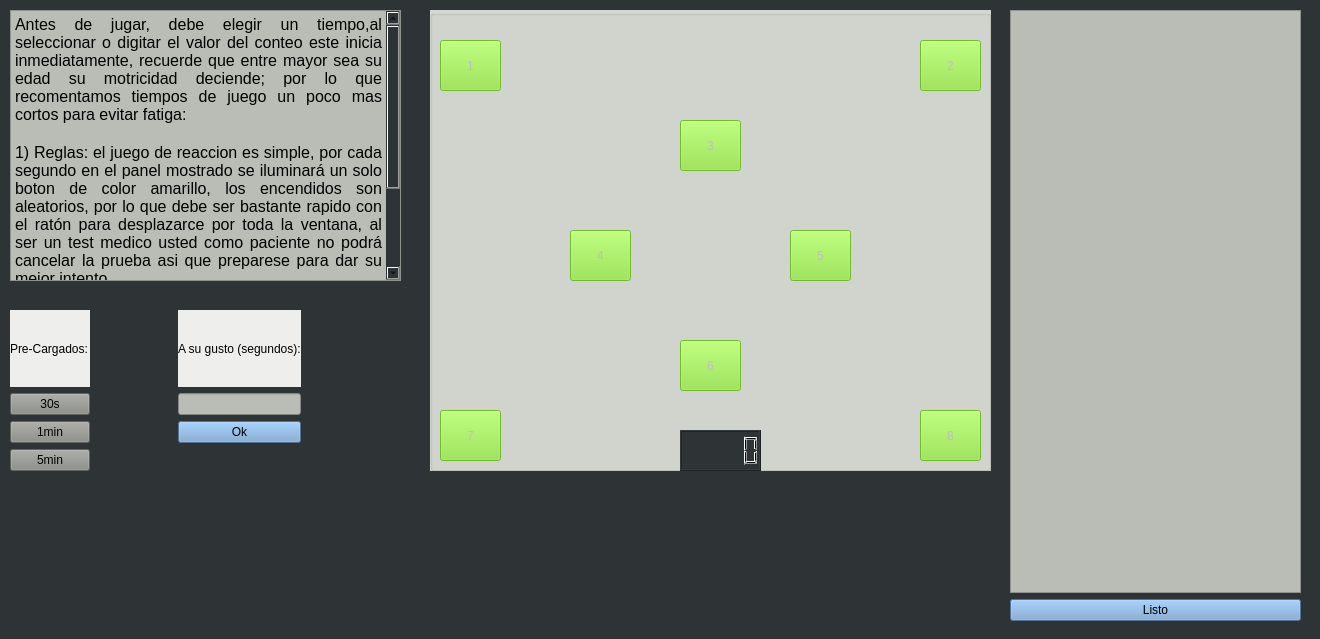
<?xml version="1.0" encoding="UTF-8"?>
<ui version="4.0">
 <class>juego</class>
 <widget class="QDialog" name="juego">
  <property name="geometry">
   <rect>
    <x>0</x>
    <y>0</y>
    <width>1320</width>
    <height>639</height>
   </rect>
  </property>
  <property name="windowTitle">
   <string>Panel de juego</string>
  </property>
  <property name="styleSheet">
   <string notr="true">background-color: rgb(46, 52, 54);</string>
  </property>
  <widget class="QGroupBox" name="groupBox">
   <property name="geometry">
    <rect>
     <x>430</x>
     <y>10</y>
     <width>561</width>
     <height>461</height>
    </rect>
   </property>
   <property name="styleSheet">
    <string notr="true">background-color: rgb(211, 215, 207);</string>
   </property>
   <property name="title">
    <string/>
   </property>
   <widget class="QPushButton" name="b8">
    <property name="enabled">
     <bool>false</bool>
    </property>
    <property name="geometry">
     <rect>
      <x>490</x>
      <y>400</y>
      <width>61</width>
      <height>51</height>
     </rect>
    </property>
    <property name="styleSheet">
     <string notr="true">background-color: rgb(138, 226, 52);</string>
    </property>
    <property name="text">
     <string>8</string>
    </property>
   </widget>
   <widget class="QPushButton" name="b2">
    <property name="enabled">
     <bool>false</bool>
    </property>
    <property name="geometry">
     <rect>
      <x>490</x>
      <y>30</y>
      <width>61</width>
      <height>51</height>
     </rect>
    </property>
    <property name="styleSheet">
     <string notr="true">background-color: rgb(138, 226, 52);</string>
    </property>
    <property name="text">
     <string>2</string>
    </property>
   </widget>
   <widget class="QPushButton" name="b4">
    <property name="enabled">
     <bool>false</bool>
    </property>
    <property name="geometry">
     <rect>
      <x>140</x>
      <y>220</y>
      <width>61</width>
      <height>51</height>
     </rect>
    </property>
    <property name="styleSheet">
     <string notr="true">background-color: rgb(138, 226, 52);</string>
    </property>
    <property name="text">
     <string>4</string>
    </property>
   </widget>
   <widget class="QPushButton" name="b1">
    <property name="enabled">
     <bool>false</bool>
    </property>
    <property name="geometry">
     <rect>
      <x>10</x>
      <y>30</y>
      <width>61</width>
      <height>51</height>
     </rect>
    </property>
    <property name="styleSheet">
     <string notr="true">background-color: rgb(138, 226, 52);</string>
    </property>
    <property name="text">
     <string>1</string>
    </property>
    <property name="checkable">
     <bool>false</bool>
    </property>
    <property name="checked">
     <bool>false</bool>
    </property>
   </widget>
   <widget class="QPushButton" name="b6">
    <property name="enabled">
     <bool>false</bool>
    </property>
    <property name="geometry">
     <rect>
      <x>250</x>
      <y>330</y>
      <width>61</width>
      <height>51</height>
     </rect>
    </property>
    <property name="styleSheet">
     <string notr="true">background-color: rgb(138, 226, 52);</string>
    </property>
    <property name="text">
     <string>6</string>
    </property>
   </widget>
   <widget class="QPushButton" name="b5">
    <property name="enabled">
     <bool>false</bool>
    </property>
    <property name="geometry">
     <rect>
      <x>360</x>
      <y>220</y>
      <width>61</width>
      <height>51</height>
     </rect>
    </property>
    <property name="styleSheet">
     <string notr="true">background-color: rgb(138, 226, 52);</string>
    </property>
    <property name="text">
     <string>5</string>
    </property>
   </widget>
   <widget class="QPushButton" name="b7">
    <property name="enabled">
     <bool>false</bool>
    </property>
    <property name="geometry">
     <rect>
      <x>10</x>
      <y>400</y>
      <width>61</width>
      <height>51</height>
     </rect>
    </property>
    <property name="styleSheet">
     <string notr="true">background-color: rgb(138, 226, 52);</string>
    </property>
    <property name="text">
     <string>7</string>
    </property>
   </widget>
   <widget class="QPushButton" name="b3">
    <property name="enabled">
     <bool>false</bool>
    </property>
    <property name="geometry">
     <rect>
      <x>250</x>
      <y>110</y>
      <width>61</width>
      <height>51</height>
     </rect>
    </property>
    <property name="styleSheet">
     <string notr="true">background-color: rgb(138, 226, 52);</string>
    </property>
    <property name="text">
     <string>3</string>
    </property>
   </widget>
   <widget class="QLCDNumber" name="cronos">
    <property name="geometry">
     <rect>
      <x>250</x>
      <y>420</y>
      <width>81</width>
      <height>41</height>
     </rect>
    </property>
    <property name="styleSheet">
     <string notr="true">background-color: rgb(136, 138, 133);
background-color: rgb(46, 52, 54);</string>
    </property>
   </widget>
  </widget>
  <widget class="QTextBrowser" name="textBrowser">
   <property name="geometry">
    <rect>
     <x>10</x>
     <y>10</y>
     <width>391</width>
     <height>271</height>
    </rect>
   </property>
   <property name="styleSheet">
    <string notr="true">background-color: rgb(186, 189, 182);</string>
   </property>
   <property name="readOnly">
    <bool>true</bool>
   </property>
   <property name="html">
    <string>&lt;!DOCTYPE HTML PUBLIC &quot;-//W3C//DTD HTML 4.0//EN&quot; &quot;http://www.w3.org/TR/REC-html40/strict.dtd&quot;&gt;
&lt;html&gt;&lt;head&gt;&lt;meta name=&quot;qrichtext&quot; content=&quot;1&quot; /&gt;&lt;style type=&quot;text/css&quot;&gt;
p, li { white-space: pre-wrap; }
&lt;/style&gt;&lt;/head&gt;&lt;body style=&quot; font-family:'Ubuntu'; font-size:11pt; font-weight:400; font-style:normal;&quot;&gt;
&lt;p align=&quot;justify&quot; style=&quot; margin-top:0px; margin-bottom:0px; margin-left:0px; margin-right:0px; -qt-block-indent:0; text-indent:0px;&quot;&gt;&lt;span style=&quot; font-size:12pt;&quot;&gt;Antes de jugar, debe elegir un tiempo,al seleccionar o digitar el valor del conteo este inicia inmediatamente, recuerde que entre mayor sea su edad su motricidad deciende; por lo que recomentamos tiempos de juego un poco mas cortos para evitar fatiga:&lt;/span&gt;&lt;/p&gt;
&lt;p align=&quot;justify&quot; style=&quot;-qt-paragraph-type:empty; margin-top:0px; margin-bottom:0px; margin-left:0px; margin-right:0px; -qt-block-indent:0; text-indent:0px; font-size:12pt;&quot;&gt;&lt;br /&gt;&lt;/p&gt;
&lt;p align=&quot;justify&quot; style=&quot; margin-top:0px; margin-bottom:0px; margin-left:0px; margin-right:0px; -qt-block-indent:0; text-indent:0px;&quot;&gt;&lt;span style=&quot; font-size:12pt;&quot;&gt;1) Reglas: el juego de reaccion es simple, por cada segundo en el panel mostrado se iluminará un solo boton de color amarillo, los encendidos son aleatorios, por lo que debe ser bastante rapido con el ratón para desplazarce por toda la ventana, al ser un test medico usted como paciente no podrá cancelar la prueba asi que preparese para dar su mejor intento. &lt;/span&gt;&lt;/p&gt;
&lt;p align=&quot;justify&quot; style=&quot;-qt-paragraph-type:empty; margin-top:0px; margin-bottom:0px; margin-left:0px; margin-right:0px; -qt-block-indent:0; text-indent:0px; font-size:12pt;&quot;&gt;&lt;br /&gt;&lt;/p&gt;
&lt;p align=&quot;justify&quot; style=&quot; margin-top:0px; margin-bottom:0px; margin-left:0px; margin-right:0px; -qt-block-indent:0; text-indent:0px;&quot;&gt;&lt;span style=&quot; font-size:12pt;&quot;&gt;2)Conforme a que esta es una aplicacion medica, se le permitira mostrar al final de su prueba un compilado de errores y aciertos.&lt;/span&gt;&lt;/p&gt;
&lt;p align=&quot;justify&quot; style=&quot;-qt-paragraph-type:empty; margin-top:0px; margin-bottom:0px; margin-left:0px; margin-right:0px; -qt-block-indent:0; text-indent:0px; font-size:12pt;&quot;&gt;&lt;br /&gt;&lt;/p&gt;
&lt;p align=&quot;justify&quot; style=&quot; margin-top:0px; margin-bottom:0px; margin-left:0px; margin-right:0px; -qt-block-indent:0; text-indent:0px;&quot;&gt;&lt;span style=&quot; font-size:12pt;&quot;&gt;Buen juego.&lt;/span&gt;&lt;/p&gt;&lt;/body&gt;&lt;/html&gt;</string>
   </property>
  </widget>
  <widget class="QWidget" name="layoutWidget">
   <property name="geometry">
    <rect>
     <x>10</x>
     <y>310</y>
     <width>291</width>
     <height>161</height>
    </rect>
   </property>
   <layout class="QGridLayout" name="gridLayout">
    <item row="0" column="2">
     <widget class="QLabel" name="label_2">
      <property name="styleSheet">
       <string notr="true">background-color: rgb(238, 238, 236);</string>
      </property>
      <property name="text">
       <string>A su gusto (segundos):</string>
      </property>
     </widget>
    </item>
    <item row="0" column="0">
     <widget class="QLabel" name="label">
      <property name="styleSheet">
       <string notr="true">background-color: rgb(238, 238, 236);</string>
      </property>
      <property name="text">
       <string>Pre-Cargados:</string>
      </property>
     </widget>
    </item>
    <item row="2" column="2">
     <widget class="QPushButton" name="pushok">
      <property name="styleSheet">
       <string notr="true">background-color: rgb(114, 159, 207);</string>
      </property>
      <property name="text">
       <string>Ok</string>
      </property>
     </widget>
    </item>
    <item row="3" column="0">
     <widget class="QPushButton" name="push5min">
      <property name="styleSheet">
       <string notr="true">background-color: rgb(136, 138, 133);</string>
      </property>
      <property name="text">
       <string>5min</string>
      </property>
     </widget>
    </item>
    <item row="1" column="2">
     <widget class="QLineEdit" name="lineEdit_comodin">
      <property name="styleSheet">
       <string notr="true">background-color: rgb(186, 189, 182);</string>
      </property>
     </widget>
    </item>
    <item row="2" column="0">
     <widget class="QPushButton" name="push1min">
      <property name="styleSheet">
       <string notr="true">background-color: rgb(136, 138, 133);</string>
      </property>
      <property name="text">
       <string>1min</string>
      </property>
     </widget>
    </item>
    <item row="1" column="0">
     <widget class="QPushButton" name="push30s">
      <property name="styleSheet">
       <string notr="true">background-color: rgb(136, 138, 133);</string>
      </property>
      <property name="text">
       <string>30s</string>
      </property>
     </widget>
    </item>
    <item row="0" column="1">
     <spacer name="horizontalSpacer">
      <property name="orientation">
       <enum>Qt::Horizontal</enum>
      </property>
      <property name="sizeHint" stdset="0">
       <size>
        <width>40</width>
        <height>20</height>
       </size>
      </property>
     </spacer>
    </item>
   </layout>
  </widget>
  <widget class="QWidget" name="">
   <property name="geometry">
    <rect>
     <x>1010</x>
     <y>10</y>
     <width>291</width>
     <height>611</height>
    </rect>
   </property>
   <layout class="QVBoxLayout" name="verticalLayout">
    <item>
     <widget class="QTableView" name="tableView">
      <property name="enabled">
       <bool>false</bool>
      </property>
      <property name="styleSheet">
       <string notr="true">background-color: rgb(186, 189, 182);</string>
      </property>
     </widget>
    </item>
    <item>
     <widget class="QPushButton" name="Listo">
      <property name="styleSheet">
       <string notr="true">background-color: rgb(114, 159, 207);</string>
      </property>
      <property name="text">
       <string>Listo</string>
      </property>
     </widget>
    </item>
   </layout>
  </widget>
 </widget>
 <resources/>
 <connections/>
</ui>
